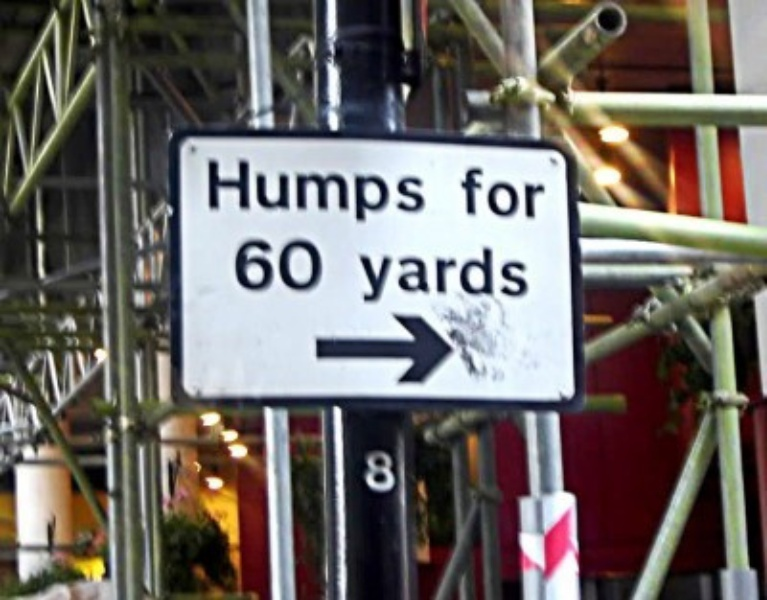
#> input picture datadeal/data/images/img_1001.jpg, 767 x 600 px
$ python gaussianblur.py
#> lines starting #> are read from the running program, lines starting #| are printed output that depends on the picture
# -*- coding: utf-8 -*-
# @File gaussianblur.py
# @Time 2021/3/16 20:18
# @Author wcy
# @Software: PyCharm
# @Site
import cv2
import numpy as np


def gaussian_kernel(shape, std=1):
    h, w = shape[0], shape[1]
    kernel_index_h = np.linspace(-h // 2 + 1, h // 2, h)
    kernel_index_w = np.linspace(-w // 2 + 1, w // 2, w)
    x, y = np.meshgrid(kernel_index_h, kernel_index_w)
    kernel = np.exp(-np.square(np.square(x) + np.square(y)) / (2 * np.square(std))) / (2 * np.pi * np.square(std))
    kernel = kernel / kernel.sum()
    return kernel


def my_gaussian_blur(img, shape, std=1):
    h, w = shape
    assert len(img.shape) == 2, "只支持单通道图片"
    assert h % 2 == 1 and w % 2 == 1, "shape的值必须为奇数"
    # 归一化
    img = (img-img.min())/(img.max()-img.min())
    # 定义卷积核
    kernel = gaussian_kernel((h, w), std=std)
    # 计算上下左右填充的数据行/列数
    top = (h - 1) // 2
    bottom = (h - 1) // 2
    left = (w - 1) // 2
    right = (w - 1) // 2
    img_pad = np.pad(img, ((top, bottom), (left, right)), 'constant', constant_values=(0, 0))
    # 定义一个与 img shape一致的矩阵用于存储卷积运算结果
    result = np.zeros_like(img, dtype=np.float64)
    img_h, img_w = img.shape
    for i in range(img_h):
        for j in range(img_w):
            result[i, j] = (img_pad[i:i + h, j:j+w] * kernel).sum()
    return (result*255).astype(np.uint8)


def main():
    std = 1
    h, w = 5, 5
    img = cv2.imread("data/images/img_1001.jpg", 0)[:200, :200]
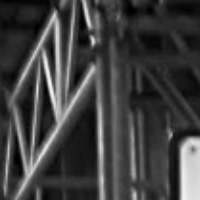
#> img: shape (200, 200); min 0, max 245, mean 63.9
    # img = np.diag(np.ones((256,)))
    res1 = cv2.GaussianBlur(img, (h, w), std)
    res2 = my_gaussian_blur(img, (h, w), std=std)
#> in my_gaussian_blur, `img_pad = np.pad(img, ((top, bottom), (left, right)), 'constant', cons..`:
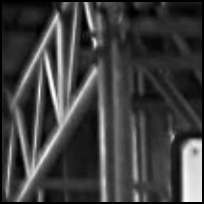
#> img_pad: shape (204, 204) float64; min 0, max 1, mean 0.251
    cv2.imshow("img", img)
    cv2.imshow("res1", res1)
    cv2.imshow("res2", res2)
    # cv2.imwrite("img.jpg", (img*255).astype(np.uint8))
    # cv2.imwrite("res.jpg", (res1*255).astype(np.uint8))
    cv2.waitKey(0)


if __name__ == '__main__':
    main()
